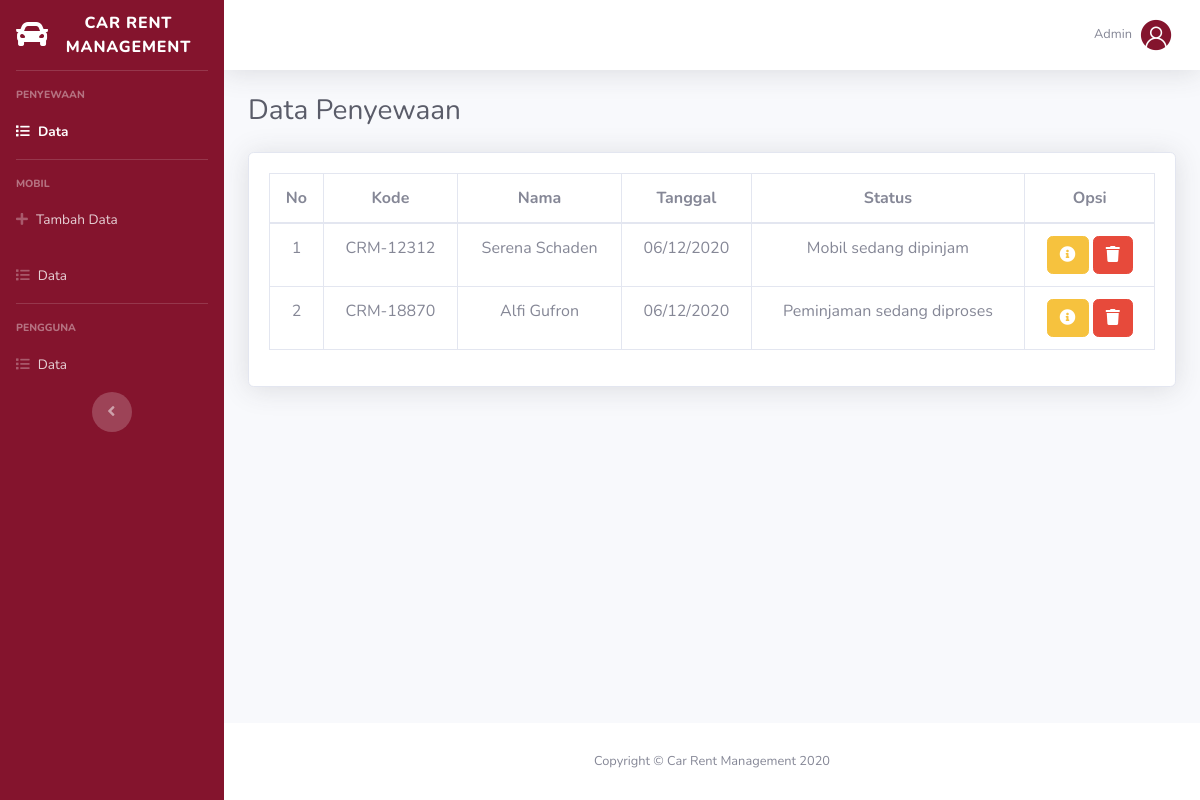
The app's page /admin/index.php?msg=login (signed in) with its own data.
### tables this page shows
CREATE TABLE `transactions` (
  `id` varchar(20) NOT NULL,
  `user_id` int(10) NOT NULL,
  `car_id` int(10) NOT NULL,
  `date` varchar(12) NOT NULL,
  `start_date` varchar(12) NOT NULL,
  `end_date` varchar(12) NOT NULL,
  `price` int(20) NOT NULL,
  `note` text NOT NULL,
  `status` text NOT NULL
);

CREATE TABLE `users` (
  `id` int(11) NOT NULL,
  `username` varchar(64) NOT NULL,
  `password` varchar(32) NOT NULL,
  `role` int(1) NOT NULL,
  `name` varchar(255) NOT NULL,
  `email` varchar(64) NOT NULL,
  `phone` varchar(20) NOT NULL,
  `address` text NOT NULL
);

### admin/index.php (the view, shortened to what this page needs)
<?php
  require '../config/connection.php';
?>
<!DOCTYPE html>
<html lang="en">
<head>
  <link rel="stylesheet" href="../assets/plugins/fontawesome-free/css/all.min.css">
  <link rel="stylesheet" href="../assets/css/admin/sb-admin-2.min.css">
  <link rel="stylesheet" href="../assets/plugins/datatables/dataTables.bootstrap4.min.css">
  <link rel="stylesheet" href="../assets/css/admin.css">
</head>
<body id="page-top">
  <div id="wrapper">
    <ul class="navbar-nav bg-gradient-primary sidebar sidebar-dark accordion" id="accordionSidebar">
      <a class="sidebar-brand d-flex align-items-center justify-content-center" href="#">
        <div class="sidebar-brand-icon">
          <i class="fas fa-car"></i>
        </div>
        <div class="sidebar-brand-text mx-3">Car Rent Management</div>
      </a>
      <hr class="sidebar-divider">
      <div class="sidebar-heading">Penyewaan</div>
      <li class="nav-item active">
        <a class="nav-link" href="index.php">
          <i class="fas fa-list"></i>
          <span>Data</span></a>
      </li>
      <hr class="sidebar-divider">
      <div class="sidebar-heading">Mobil</div>
      <li class="nav-item">
        <a class="nav-link" href="add-car.php">
          <i class="fas fa-plus"></i>
          <span>Tambah Data</span></a>
      </li>
      <li class="nav-item">
        <a class="nav-link" href="car-data.php">
          <i class="fas fa-list"></i>
          <span>Data</span></a>
      </li>
      <hr class="sidebar-divider">
      <div class="sidebar-heading">Pengguna</div>
      <li class="nav-item">
        <a class="nav-link" href="user-data.php">
          <i class="fas fa-list"></i>
          <span>Data</span></a>
      </li>
      <div class="text-center d-none d-md-inline">
        <button class="rounded-circle border-0" id="sidebarToggle"></button>
      </div>
    </ul>
    <div id="content-wrapper" class="d-flex flex-column">
      <div id="content">
        <nav class="navbar navbar-expand navbar-light bg-white topbar mb-4 static-top shadow">
          <ul class="navbar-nav ml-auto">
            <li class="nav-item dropdown no-arrow">
              <a class="nav-link dropdown-toggle" href="#" id="userDropdown" role="button" data-toggle="dropdown" aria-haspopup="true" aria-expanded="false">
                <span class="mr-2 d-none d-lg-inline text-gray-600 small">Admin</span>
                <img class="img-profile rounded-circle" src="../assets/img/profile.png">
              </a>
            </li>
          </ul>
        </nav>
        <div class="container-fluid">
          <div class="d-sm-flex align-items-center justify-content-between mb-4">
            <h1 class="h3 mb-0 text-gray-800">Data Penyewaan</h1>
          </div>
          <div class="row">
            <div class="col-md-12">
              <div class="card shadow mb-4">
                <div class="card-body">
                  <div class="table-responsive">
                    <table class="table table-bordered text-center" id="dataTable" width="100%" cellspacing="0">
                      <thead>
                        <tr>
                          <th>No</th>
                          <th>Kode</th>
                          <th>Nama</th>
                          <th>Tanggal</th>
                          <th>Status</th>
                          <th>Opsi</th>
                        </tr>
                      </thead>
                      <tbody>
                        <?php
                          $i = 1;
                          $queryData = mysqli_query($conn, "SELECT * FROM transactions");
                          while($data = mysqli_fetch_assoc($queryData)):
                            $userId = $data['user_id'];
                            $queryDataUser = mysqli_query($conn, "SELECT * FROM users WHERE id='$userId' ");
                            $dataUser = mysqli_fetch_assoc($queryDataUser);
                            if($data['status'] == 'WA'):
                              $status = 'Peminjaman sedang diproses';
                            elseif($data['status'] == 'B'):
                              $status = 'Mobil sedang dipinjam';
                            else:
                              $status = 'Mobil sudah dikembalikan';
                            endif;
                        ?>
                        <tr>
                          <td><?= $i++ ?></td>
                          <td><?= $data['id'] ?></td>
                          <td><?= $dataUser['name'] ?></td>
                          <td><?= $data['date'] ?></td>
                          <td><?= $status ?></td>
                          <td>
                            <a href="rent-info.php?id=<?= $data['id'] ?>" class="btn btn-warning">
                              <i class="fas fa-info-circle"></i>
                            </a>
                            <a href="../config/admin/rent-delete.php?id=<?= $data['id'] ?>" class="btn btn-danger">
                              <i class="fas fa-trash"></i>
                            </a>
                          </td>
                        </tr>
                        <?php endwhile; ?>
                      </tbody>
                    </table>
                  </div>
                </div>
              </div>
            </div>
          </div>
        </div>
      </div>
      <footer class="sticky-footer bg-white">
        <div class="container my-auto">
          <div class="copyright text-center my-auto">
            <span>Copyright &copy; Car Rent Management 2020</span>
          </div>
        </div>
      </footer>
    </div>
  </div>
</body>
</html>

### assets/css/admin.css (style rules this page uses)
.bg-gradient-primary { background-color: #84142d; background-image: none; }

### records on screen
transactions: id "CRM-12312", user.name "Serena Schaden", date "06/12/2020", status "Mobil sedang dipinjam"
transactions: id "CRM-18870", user.name "Alfi Gufron", date "06/12/2020", status "Peminjaman sedang diproses"
